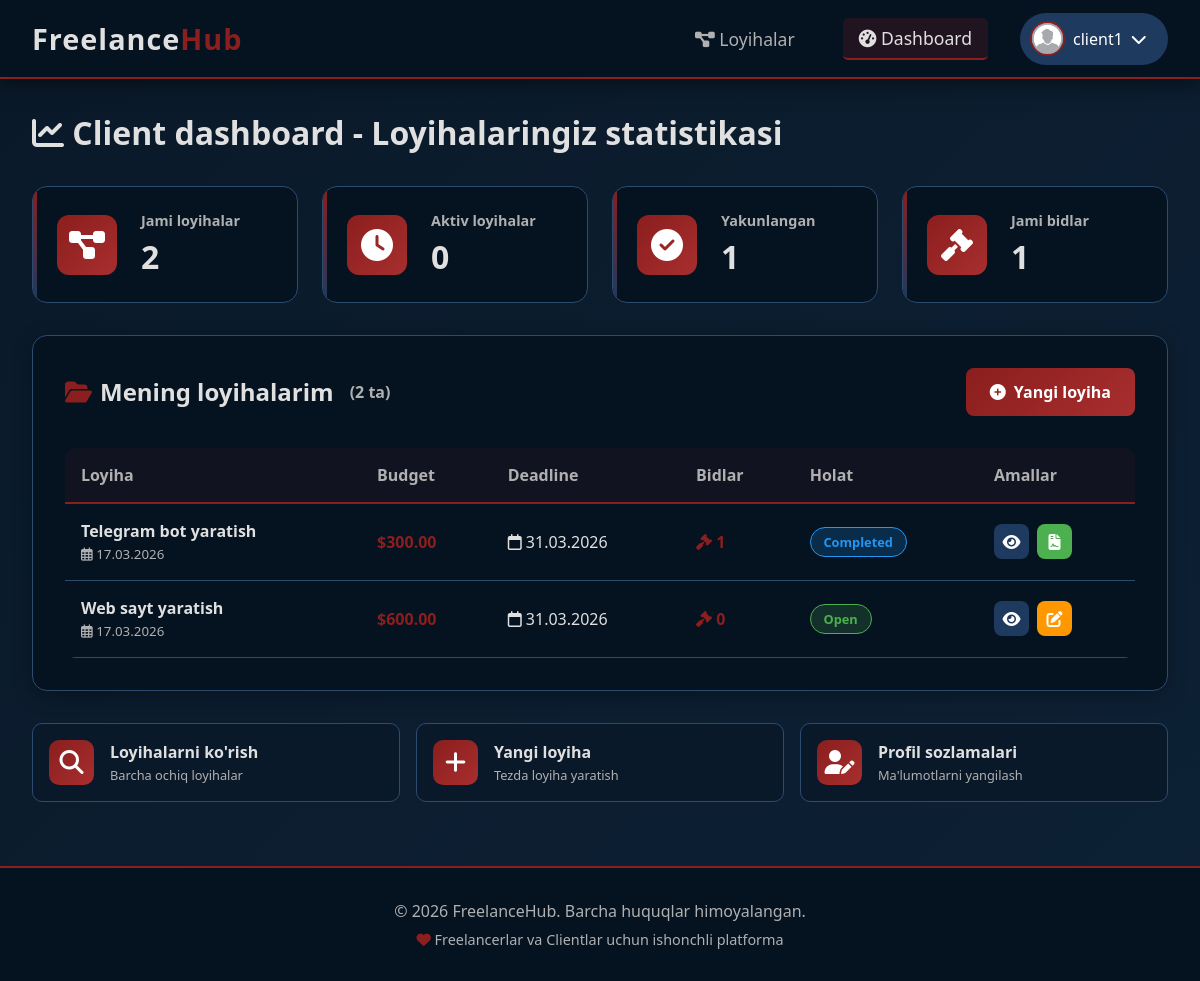
Screenshot of /accounts/dashboard/ (signed in) with the database file from the repository.
### accounts/models.py (models this page shows, shortened)
class User(AbstractUser):
    ROLE_CHOICES = (
        ('client', 'Client'),
        ('freelancer', 'Freelancer'),
    )
    phone_regex = RegexValidator(regex=r'^\+?998?\d{9}$')
    email = models.EmailField(  null=True, blank=True)
    phone_number = models.CharField(max_length=15,  validators=[phone_regex], blank=True,null=True)
    first_name = models.CharField(max_length=20, blank=True, null=True)
    last_name = models.CharField(max_length=20, blank=True, null=True)
    role = models.CharField(max_length=10, choices=ROLE_CHOICES, default='client')
    bio = models.TextField(blank=True, null=True)
    profile_picture = models.ImageField(upload_to='profile_pics/', blank=True, null=True, default='default.png')
    created_at = models.DateTimeField(auto_now_add=True)

### projects/models.py (models this page shows)
class Project(models.Model):
    STATUS_CHOICES = (
        ('open', 'Open'),
        ('in_progress', 'In Progress'),
        ('completed', 'Completed'),
        ('cancelled', 'Cancelled'),
    )
    client = models.ForeignKey(settings.AUTH_USER_MODEL, on_delete=models.CASCADE, related_name='projects')
    title = models.CharField(max_length=200)
    description = models.TextField()
    budget = models.DecimalField(max_digits=10, decimal_places=2)
    deadline = models.DateField()
    status = models.CharField(max_length=20, choices=STATUS_CHOICES, default='open')
    created_at = models.DateField(auto_now_add=True)
    class Meta:
        ordering = ['-created_at']

### accounts/views.py (the view, shortened to what this page needs)
# urls.py: path('dashboard/', DashboardView.as_view(), name='dashboard'),
class DashboardView(LoginRequiredMixin, View):
    def get(self, request):
        if request.user.role == "client":
            my_projects = Project.objects.filter(client=request.user).order_by('-created_at')
            total_projects = my_projects.count()
            active_projects = my_projects.filter(status='in_progress').count()
            completed_projects = my_projects.filter(status='completed').count()
            total_bids = Bid.objects.filter(project__client=request.user).count()
            context = {
                'projects': my_projects,
                'total_projects': total_projects,
                'active_projects': active_projects,
                'completed_projects': completed_projects,
                'total_bids': total_bids,
            }
            return render(request, 'dashboard/client_dashboard.html', context)

### templates/dashboard/client_dashboard.html (shortened to what this page needs)
{% extends 'base.html' %}
{% load static %}
{% block content %}
<div class="dashboard-header">
    <h1>
        <i class="fas fa-chart-line"></i>
        Client dashboard - Loyihalaringiz statistikasi
    </h1>
</div>
<div class="stats-grid">
    <div class="stat-card" style="animation-delay: 0.1s;">
        <div class="stat-icon">
            <i class="fas fa-project-diagram"></i>
        </div>
        <div class="stat-info">
            <h3>Jami loyihalar</h3>
            <span class="stat-number">{{ total_projects|default:"0" }}</span>
        </div>
    </div>
    <div class="stat-card" style="animation-delay: 0.2s;">
        <div class="stat-icon">
            <i class="fas fa-clock"></i>
        </div>
        <div class="stat-info">
            <h3>Aktiv loyihalar</h3>
            <span class="stat-number">{{ active_projects|default:"0" }}</span>
        </div>
    </div>
    <div class="stat-card" style="animation-delay: 0.3s;">
        <div class="stat-icon">
            <i class="fas fa-check-circle"></i>
        </div>
        <div class="stat-info">
            <h3>Yakunlangan</h3>
            <span class="stat-number">{{ completed_projects|default:"0" }}</span>
        </div>
    </div>
    <div class="stat-card" style="animation-delay: 0.4s;">
        <div class="stat-icon">
            <i class="fas fa-gavel"></i>
        </div>
        <div class="stat-info">
            <h3>Jami bidlar</h3>
            <span class="stat-number">{{ total_bids|default:"0" }}</span>
        </div>
    </div>
</div>
<div class="projects-section">
    <div class="section-header">
        <h2>
            <i class="fas fa-folder-open"></i>
            Mening loyihalarim
            {% if projects %}
            <span style="font-size: 1rem; color: var(--text-secondary); margin-left: 0.5rem;">
                ({{ projects|length }} ta)
            </span>
            {% endif %}
        </h2>
        <a href="{% url 'project_create' %}" class="btn-create">
            <i class="fas fa-plus-circle"></i> Yangi loyiha
        </a>
    </div>
    {% if projects %}
    <div class="projects-table-container">
        <table class="projects-table">
            <thead>
                <tr>
                    <th>Loyiha</th>
                    <th>Budget</th>
                    <th>Deadline</th>
                    <th>Bidlar</th>
                    <th>Holat</th>
                    <th>Amallar</th>
                </tr>
            </thead>
            <tbody>
                {% for project in projects %}
                <tr>
                    <td>
                        <strong>{{ project.title|truncatechars:40 }}</strong><br>
                        <small style="color: var(--text-secondary);">
                            <i class="far fa-calendar-alt"></i> {{ project.created_at|date:"d.m.Y" }}
                        </small>
                    </td>
                    <td>
                        <span style="color: var(--dark-red); font-weight: 600;">
                            ${{ project.budget }}
                        </span>
                    </td>
                    <td>
                        <span {% if project.deadline < now %}style="color: #f44336;"{% endif %}>
                            <i class="far fa-calendar"></i> {{ project.deadline|date:"d.m.Y" }}
                        </span>
                    </td>
                    <td>
                        <span class="bid-count">
                            <i class="fas fa-gavel"></i> {{ project.bids.count }}
                        </span>
                    </td>
                    <td>
                        <span class="status-badge {{ project.status }}">
                            {{ project.get_status_display }}
                        </span>
                    </td>
                    <td>
                        <div class="action-buttons">
                            <a href="{% url 'project_detail' project.id %}" class="btn-icon view" title="Ko'rish">
                                <i class="fas fa-eye"></i>
                            </a>
                            {% if project.status == 'open' %}
                            <a href="{% url 'project_update' project.id %}" class="btn-icon edit" title="Tahrirlash">
                                <i class="fas fa-edit"></i>
                            </a>
                            {% endif %}
                            {% if project.contract %}
                            <a href="{% url 'contract_detail' project.contract.id %}" class="btn-icon contract" title="Shartnoma">
                                <i class="fas fa-file-contract"></i>
                            </a>
                            {% endif %}
                        </div>
                    </td>
                </tr>
                {% endfor %}
            </tbody>
        </table>
    </div>
    {% endif %}
</div>
<div class="quick-actions">
    <a href="{% url 'project_list' %}" class="quick-action-card">
        <div class="quick-action-icon">
            <i class="fas fa-search"></i>
        </div>
        <div class="quick-action-info">
            <h4>Loyihalarni ko'rish</h4>
            <p>Barcha ochiq loyihalar</p>
        </div>
    </a>
    <a href="{% url 'project_create' %}" class="quick-action-card">
        <div class="quick-action-icon">
            <i class="fas fa-plus"></i>
        </div>
        <div class="quick-action-info">
            <h4>Yangi loyiha</h4>
            <p>Tezda loyiha yaratish</p>
        </div>
    </a>
    <a href="{% url 'profile_update' %}" class="quick-action-card">
        <div class="quick-action-icon">
            <i class="fas fa-user-edit"></i>
        </div>
        <div class="quick-action-info">
            <h4>Profil sozlamalari</h4>
            <p>Ma'lumotlarni yangilash</p>
        </div>
    </a>
</div>
{% endblock %}

### templates/base.html (shortened to what this page needs)
<!DOCTYPE html>
<html lang="uz">
<head>
    <link rel="stylesheet" href="https://cdnjs.cloudflare.com/ajax/libs/font-awesome/6.4.0/css/all.min.css">
</head>
<body>
    <nav class="navbar">
        <div class="nav-container">
            <div class="logo">
                <a href="{% url 'project_list' %}">Freelance<span>Hub</span></a>
            </div>
            <div class="nav-links">
                <a href="{% url 'project_list' %}" class="{% if request.resolver_match.url_name == 'project_list' %}active{% endif %}">
                    <i class="fas fa-project-diagram"></i> Loyihalar
                </a>
                {% if user.is_authenticated %}
                    <a href="{% url 'dashboard' %}" class="{% if request.resolver_match.url_name == 'dashboard' %}active{% endif %}">
                        <i class="fas fa-tachometer-alt"></i> Dashboard
                    </a>
                    <div class="user-menu">
                        <button class="user-btn">
                            {% if user.profile_picture and user.profile_picture.url %}
                                <img src="{{ user.profile_picture.url }}" alt="{{ user.username }}" class="user-avatar">
                            {% else %}
                                <div class="user-avatar-placeholder">
                                    <i class="fas fa-user"></i>
                                </div>
                            {% endif %}
                            <span class="user-name">{{ user.username }}</span>
                            <i class="fas fa-chevron-down"></i>
                        </button>
                    </div>
                {% endif %}
            </div>
        </div>
    </nav>
    <main class="main-content">
        {% block content %}{% endblock %}
    </main>
    <footer class="footer">
        <div class="footer-content">
            <p>&copy; {% now "Y" %} FreelanceHub. Barcha huquqlar himoyalangan.</p>
            <p style="margin-top: 0.5rem; font-size: 0.9rem;">
                <i class="fas fa-heart" style="color: var(--dark-red);"></i>
                Freelancerlar va Clientlar uchun ishonchli platforma
            </p>
        </div>
    </footer>
</body>
</html>

### templates/base.html (style rules this page uses)
* { margin: 0; padding: 0; box-sizing: border-box; font-family: 'Segoe UI', Tahoma, Geneva, Verdana, sans-serif; }
body { background: linear-gradient(135deg, #0a1929 0%, #0d2135 100%); min-height: 100vh; color: #e0e0e0; }
:root { --dark-blue: #0a1929; --darker-blue: #051220; --dark-red: #8b1e1e; --darker-red: #6b1515; --accent-blue: #1e3a5f; --accent-red: #a82e2e; --text-primary: #e0e0e0; --text-secondary: #b0b0b0; --border-color: #2d4b6e; }
.navbar { background: var(--darker-blue); padding: 0.8rem 2rem; box-shadow: 0 4px 20px rgba(0, 0, 0, 0.5); border-bottom: 2px solid var(--dark-red); position: sticky; top: 0; z-index: 1000; }
.nav-container { max-width: 1400px; margin: 0 auto; display: flex; justify-content: space-between; align-items: center; }
.logo a { color: var(--text-primary); font-size: 1.8rem; font-weight: 700; text-decoration: none; letter-spacing: 1px; }
.logo span { color: var(--dark-red); }
.nav-links { display: flex; gap: 2rem; align-items: center; }
.nav-links a { color: var(--text-secondary); text-decoration: none; font-size: 1.1rem; transition: all 0.3s ease; padding: 0.5rem 1rem; border-radius: 5px; }
.nav-links a:hover, .nav-links a.active { color: var(--text-primary); background: rgba(139, 30, 30, 0.2); border-bottom: 2px solid var(--dark-red); }
.user-menu { position: relative; display: inline-block; }
.user-btn { background: var(--accent-blue); color: white; border: none; padding: 0.4rem 1.2rem 0.4rem 0.5rem; border-radius: 30px; cursor: pointer; font-size: 1rem; display: flex; align-items: center; gap: 0.5rem; border: 2px solid transparent; transition: all 0.3s ease; }
.user-avatar { width: 35px; height: 35px; border-radius: 50%; object-fit: cover; border: 2px solid var(--dark-red); background: var(--dark-blue); }
.user-name { max-width: 100px; overflow: hidden; text-overflow: ellipsis; white-space: nowrap; }
.main-content { max-width: 1400px; margin: 2rem auto; padding: 0 2rem; min-height: calc(100vh - 200px); }
.footer { background: var(--darker-blue); padding: 2rem; margin-top: 4rem; border-top: 2px solid var(--dark-red); }
.footer-content { max-width: 1400px; margin: 0 auto; text-align: center; color: var(--text-secondary); }

### rows the page displays
User: profile_picture (placeholder picture), username "client1"
Project: title "Telegram bot yaratish", created_at "17.03.2026", budget "300.00", deadline "31.03.2026", bids.count "1", status "Completed"
Project: title "Web sayt yaratish", created_at "17.03.2026", budget "600.00", deadline "31.03.2026", bids.count "0", status "Open"

### other values shown
{{ total_projects|default:"0" }} "2"
{{ active_projects|default:"0" }} "0"
{{ completed_projects|default:"0" }} "1"
{{ total_bids|default:"0" }} "1"
{{ projects|length }} "2"
